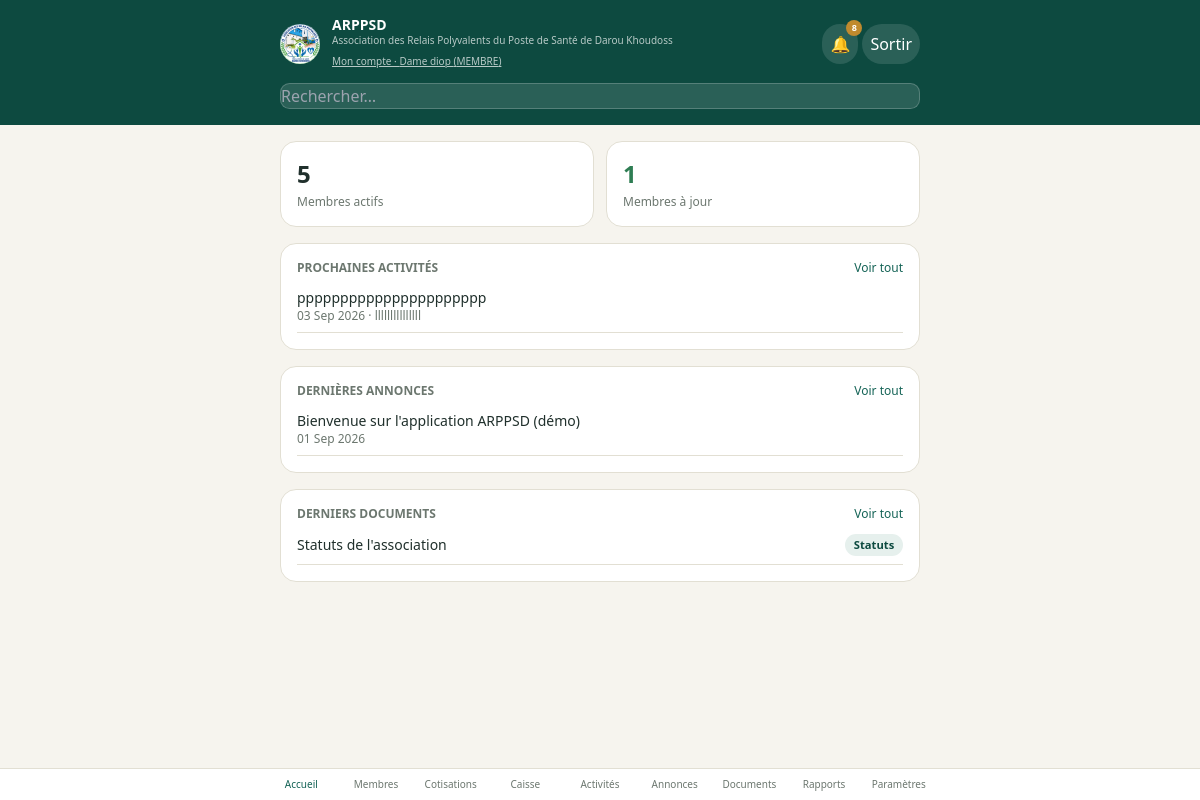
Screenshot of / (signed in) with the database file from the repository.
### tables this page shows
CREATE TABLE setting (
    key TEXT PRIMARY KEY,
    value TEXT
);

CREATE TABLE member (
    id TEXT PRIMARY KEY,
    first_name TEXT NOT NULL,
    last_name TEXT NOT NULL,
    phone TEXT, address TEXT, fonction TEXT DEFAULT 'MEMBRE',
    member_code TEXT, join_date TEXT, status TEXT DEFAULT 'actif',
    notes TEXT, is_demo INTEGER DEFAULT 0, password_hash TEXT
);

CREATE TABLE activity (
    id TEXT PRIMARY KEY,
    title TEXT NOT NULL, description TEXT, date TEXT, time TEXT,
    location TEXT, responsable TEXT, status TEXT DEFAULT 'prévue',
    report TEXT, is_demo INTEGER DEFAULT 0
);

CREATE TABLE announcement (
    id TEXT PRIMARY KEY,
    title TEXT NOT NULL, content TEXT, date TEXT, author TEXT,
    status TEXT DEFAULT 'publié', is_demo INTEGER DEFAULT 0
);

CREATE TABLE document (
    id TEXT PRIMARY KEY,
    name TEXT NOT NULL, category TEXT, note TEXT, date_added TEXT,
    added_by TEXT, is_demo INTEGER DEFAULT 0
, filename TEXT, original_name TEXT, file_size INTEGER, drive_file_id TEXT);

### app.py (the view)
@app.route("/")
@login_required
def dashboard():
    members = db.get_members("actif")
    statuses = [compute_member_status(m) for m in members]
    up_to_date = statuses.count("à jour")
    late = statuses.count("retard")
    year, month = date.today().year, date.today().month
    month_total = db.sum_contributions(year=year, month=month)
    annual_total = db.sum_contributions(year=year)
    total_in, total_out, solde = db.caisse_totals()
    upcoming = db.get_upcoming_activities(3)
    recent_caisse = db.get_caisse_ops()[:3]
    recent_announcements = db.get_recent_published_announcements(3)
    recent_docs = db.get_recent_documents(3)
    diagnostics = run_diagnostics() if current_user()["role"] == "ADMINISTRATEUR" else []
    return render_template(
        "dashboard.html",
        active_count=len(members), up_to_date=up_to_date, late=late, solde=solde,
        month_total=month_total, annual_total=annual_total, month_label=MONTHS_FR[month - 1], year=year,
        upcoming=upcoming, recent_caisse=recent_caisse, diagnostics=diagnostics,
        recent_announcements=recent_announcements, recent_docs=recent_docs,
    )

### app.py (called while the page is built)
@app.after_request
def backup_db_after_write(response):
    if request.method == "POST" and response.status_code < 400 and gdrive.is_configured():
        try:
            gdrive.backup_db_file(db.DB_PATH)
        except Exception:
            pass
    return response

def get_permissions():
    return db.get_setting("permissions", DEFAULT_PERMISSIONS)

def current_user():
    uid = session.get("user_id")
    if not uid:
        return None
    m = db.get_member(uid)
    if not m or m.status != "actif":
        session.clear()
        return None
    return {"id": m.id, "name": m.full_name, "role": m.fonction}

def current_perms():
    user = current_user()
    if not user:
        return {}
    return get_permissions().get(user["role"], {})

def login_required(fn):
    @wraps(fn)
    def wrapper(*args, **kwargs):
        if not current_user():
            return redirect(url_for("login"))
        return fn(*args, **kwargs)
    return wrapper

def compute_member_status(member, year=None):
    year = year or date.today().year
    current_month = date.today().month
    join_year = member.join_date.year if member.join_date else year
    start_month = member.join_date.month if (member.join_date and join_year == year) else 1
    expected = max(current_month - start_month + 1, 0) if join_year <= year else 0
    paid = db.count_contributions_for_member(member.id, year)
    if expected == 0:
        return "à jour"
    if paid >= expected:
        return "à jour"
    if paid > 0:
        return "partiel"
    return "retard"

@app.context_processor
def inject_globals():
    user = current_user()
    unread = db.count_unread_notifications(user["id"], user["role"]) if user else 0
    return dict(
        current_user=user,
        perms=current_perms(),
        org_name=db.get_setting("org_name", "Association des Relais Polyvalents du Poste de Santé de Darou Khoudoss"),
        org_acronym=db.get_setting("org_acronym", "ARPPSD"),
        MONTHS_FR=MONTHS_FR,
        unread_notifications=unread,
    )

### db.py (called while the page is built)
def get_db():
    if "db" not in g:
        g.db = sqlite3.connect(DB_PATH)
        g.db.row_factory = sqlite3.Row
        g.db.execute("PRAGMA foreign_keys = ON")
    return g.db

def _parse_date(value):
    if not value:
        return None
    return datetime.strptime(value, "%Y-%m-%d").date()

def _parse_datetime(value):
    if not value:
        return None
    return datetime.fromisoformat(value)

    def __setattr__(self, key, value):
        self[key] = value

### templates/dashboard.html (shortened to what this page needs)
{% extends "base.html" %}
{% set active_nav = "dashboard" %}
{% block content %}
<div class="space-y-4">
  <div class="grid grid-cols-2 gap-3">
    <div class="card">
      <div class="text-2xl font-bold">{{ active_count }}</div>
      <div class="text-xs mt-1" style="color:var(--muted)">Membres actifs</div>
    </div>
    <div class="card">
      <div class="text-2xl font-bold" style="color:var(--success)">{{ up_to_date }}</div>
      <div class="text-xs mt-1" style="color:var(--muted)">Membres à jour</div>
    </div>
  </div>
  <div class="card">
    <div class="flex items-center justify-between mb-1">
      <span class="text-xs font-semibold" style="color:var(--muted)">PROCHAINES ACTIVITÉS</span>
      <a href="{{ url_for('activities') }}" class="text-xs font-medium" style="color:var(--primary)">Voir tout</a>
    </div>
    {% if not upcoming %}
      <p class="text-sm py-2" style="color:var(--muted)">Aucune activité à venir.</p>
    {% else %}
      {% for a in upcoming %}
      <a href="{{ url_for('activity_detail', aid=a.id) }}" class="flex justify-between items-center py-2" style="border-bottom:1px solid var(--border)">
        <div>
          <div class="text-sm font-medium">{{ a.title }}</div>
          <div class="text-xs" style="color:var(--muted)">{{ a.date.strftime('%d %b %Y') }} · {{ a.location }}</div>
        </div>
      </a>
      {% endfor %}
    {% endif %}
  </div>
  <div class="card">
    <div class="flex items-center justify-between mb-1">
      <span class="text-xs font-semibold" style="color:var(--muted)">DERNIÈRES ANNONCES</span>
      <a href="{{ url_for('announcements') }}" class="text-xs font-medium" style="color:var(--primary)">Voir tout</a>
    </div>
    {% if not recent_announcements %}
      <p class="text-sm py-2" style="color:var(--muted)">Aucune annonce.</p>
    {% else %}
      {% for a in recent_announcements %}
      <div class="py-2" style="border-bottom:1px solid var(--border)">
        <div class="text-sm font-medium">{{ a.title }}</div>
        <div class="text-xs" style="color:var(--muted)">{{ a.date.strftime('%d %b %Y') }}</div>
      </div>
      {% endfor %}
    {% endif %}
  </div>
  <div class="card">
    <div class="flex items-center justify-between mb-1">
      <span class="text-xs font-semibold" style="color:var(--muted)">DERNIERS DOCUMENTS</span>
      <a href="{{ url_for('documents') }}" class="text-xs font-medium" style="color:var(--primary)">Voir tout</a>
    </div>
    {% if not recent_docs %}
      <p class="text-sm py-2" style="color:var(--muted)">Aucun document.</p>
    {% else %}
      {% for d in recent_docs %}
      <div class="flex justify-between items-center py-2" style="border-bottom:1px solid var(--border)">
        <div class="text-sm font-medium">{{ d.name }}</div>
        <span class="badge badge-primary">{{ d.category }}</span>
      </div>
      {% endfor %}
    {% endif %}
  </div>
</div>
{% endblock %}

### templates/base.html (shortened to what this page needs)
<!DOCTYPE html>
<html lang="fr">
<head>
  <script src="https://cdn.tailwindcss.com"></script>
</head>
<body class="min-h-screen flex flex-col">
  {% if current_user %}
  <div style="background: var(--primary-dark);" class="text-white">
    <div class="max-w-2xl mx-auto px-4 pt-4 pb-3 flex items-center justify-between">
      <div class="flex items-center gap-3">
        <img src="{{ url_for('static', filename='logo.jpg') }}" alt="Logo {{ org_acronym }}"
             class="w-10 h-10 rounded-full object-cover flex-shrink-0">
        <div>
          <div class="font-bold text-sm leading-tight">{{ org_acronym }}</div>
          <div class="text-[10px] opacity-70 leading-snug">{{ org_name }}</div>
          <a href="{{ url_for('my_account') }}" class="text-[10px] underline opacity-70">Mon compte · {{ current_user.name }} ({{ current_user.role }})</a>
        </div>
      </div>
      <div class="flex items-center gap-1 flex-shrink-0">
        <a href="{{ url_for('notifications') }}" class="p-2 rounded-full relative" style="background: rgba(255,255,255,.12);" aria-label="Notifications">
          🔔
          {% if unread_notifications %}
          <span class="absolute -top-1 -right-1 text-[9px] font-bold rounded-full w-4 h-4 flex items-center justify-center"
                style="background: var(--accent); color:#fff;">{{ unread_notifications if unread_notifications < 10 else '9+' }}</span>
          {% endif %}
        </a>
        <a href="{{ url_for('logout') }}" class="p-2 rounded-full" style="background: rgba(255,255,255,.12);">Sortir</a>
      </div>
    </div>
    <div class="max-w-2xl mx-auto px-4 pb-4">
      <form method="GET" action="{{ url_for('search') }}">
        <input name="q" placeholder="Rechercher…" value="{{ request.args.get('q', '') }}"
               style="background: rgba(255,255,255,.12); border:1px solid rgba(255,255,255,.2); color:#fff;">
      </form>
    </div>
  </div>
  {% endif %}
  <div class="flex-1 w-full max-w-2xl mx-auto px-4 pt-4 {% if current_user %}pb-28{% endif %}">
    {% block content %}{% endblock %}
  </div>
  {% if current_user %}
  <nav class="fixed bottom-0 left-0 right-0 flex" style="background: var(--surface); border-top:1px solid var(--border);">
    <div class="flex mx-auto max-w-2xl w-full overflow-x-auto">
      {% set nav_items = [
        ('dashboard', 'Accueil', url_for('dashboard')),
        ('members', 'Membres', url_for('members')),
        ('contributions', 'Cotisations', url_for('contributions')),
        ('caisse', 'Caisse', url_for('caisse')),
        ('activities', 'Activités', url_for('activities')),
        ('announcements', 'Annonces', url_for('announcements')),
        ('documents', 'Documents', url_for('documents')),
        ('reports', 'Rapports', url_for('reports')),
        ('settings', 'Paramètres', url_for('settings_view')),
      ] %}
      {% for key, label, href in nav_items %}
        <a href="{{ href }}" class="navlink flex flex-col items-center justify-center gap-0.5 py-2 flex-1 min-w-[64px] text-[10px] font-medium {% if active_nav == key %}active{% endif %}">
          {{ label }}
        </a>
      {% endfor %}
    </div>
  </nav>
  {% endif %}
</body>
</html>

### templates/base.html (style rules this page uses)
:root { --bg:#F6F4EE; --surface:#FFFFFF; --primary:#146356; --primary-dark:#0D4A40; --primary-light:#E6F0ED; --accent:#C08A2E; --accent-light:#F5EBD8; --ink:#20302C; --muted:#6C776F; --border:#E2DFD3; --danger:#B14A3D; --danger-light:#F7E9E6; --success:#2E7D53; --success-light:#E5F2EA; --warning:#B08628; --warning-light:#F5EEDA; }
body { background: var(--bg); color: var(--ink); font-family: ui-sans-serif, system-ui, sans-serif; }
.card { background: var(--surface); border: 1px solid var(--border); border-radius: 1rem; padding: 1rem; }
.badge { display:inline-flex; align-items:center; padding:.15rem .55rem; border-radius:9999px; font-size:.7rem; font-weight:600; }
.badge-primary { background: var(--primary-light); color: var(--primary-dark); }
input, select, textarea { width:100%; padding:.6rem .75rem; border-radius:.6rem; border:1px solid var(--border); background:#fff; font-size:.875rem; }
.navlink.active { color: var(--primary) !important; }
.navlink { color: var(--muted); }

### rows the page displays
setting: value "ARPPSD"
setting: value "Association des Relais Polyvalents du Poste de Santé de Darou Khoudoss"
member: role "MEMBRE"
activity: title "pppppppppppppppppppppp", date "03 Sep 2026", location "lllllllllllllll"
announcement: title "Bienvenue sur l'application ARPPSD (démo)", date "01 Sep 2026"
document: name "Statuts de l'association", category "Statuts"

### other values shown
{{ current_user.name }} "Dame diop"
{{ unread_notifications if unread_notifications < 10 else '9+' }} "8"
{{ active_count }} "5"
{{ up_to_date }} "1"
{{ label }} "Accueil" "Membres" "Cotisations" "Caisse" "Activités" "Annonces" "Documents" "Rapports" "Paramètres"
